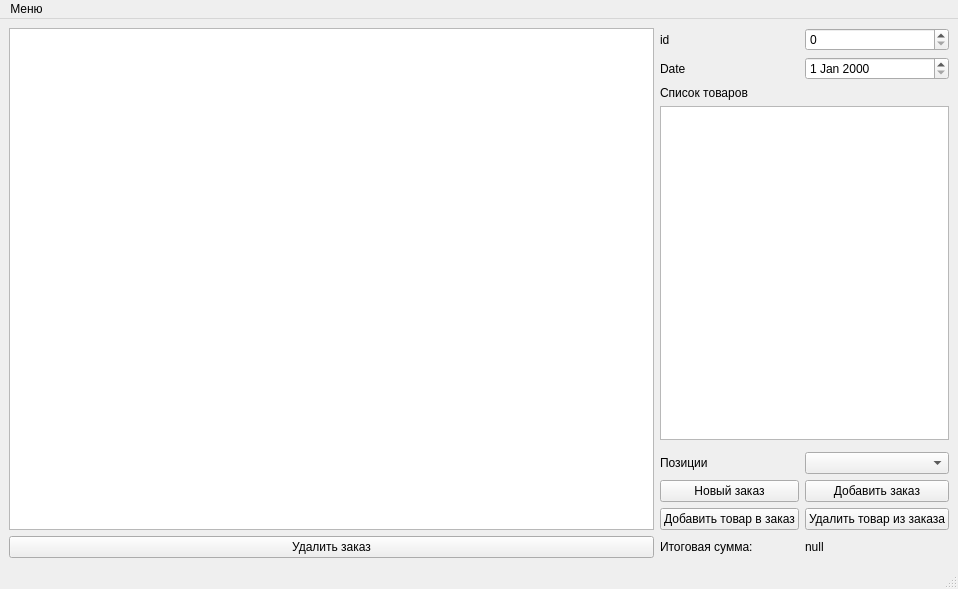
<?xml version="1.0" encoding="UTF-8"?>
<ui version="4.0">
 <class>MainWindow</class>
 <widget class="QMainWindow" name="MainWindow">
  <property name="geometry">
   <rect>
    <x>0</x>
    <y>0</y>
    <width>958</width>
    <height>589</height>
   </rect>
  </property>
  <property name="windowTitle">
   <string>Ресторан</string>
  </property>
  <widget class="QWidget" name="centralwidget">
   <layout class="QGridLayout" name="gridLayout">
    <item row="3" column="1" colspan="2">
     <widget class="QListWidget" name="listWidget"/>
    </item>
    <item row="6" column="2">
     <widget class="QPushButton" name="pushButton_4">
      <property name="text">
       <string>Добавить заказ</string>
      </property>
     </widget>
    </item>
    <item row="6" column="1">
     <widget class="QPushButton" name="pushButton_3">
      <property name="text">
       <string>Новый заказ</string>
      </property>
     </widget>
    </item>
    <item row="8" column="2">
     <widget class="QLabel" name="label_5">
      <property name="text">
       <string>null</string>
      </property>
     </widget>
    </item>
    <item row="7" column="2">
     <widget class="QPushButton" name="pushButton_5">
      <property name="text">
       <string>Удалить товар из заказа</string>
      </property>
     </widget>
    </item>
    <item row="1" column="1">
     <widget class="QLabel" name="label_2">
      <property name="text">
       <string>Date</string>
      </property>
     </widget>
    </item>
    <item row="5" column="2">
     <widget class="QComboBox" name="comboBox"/>
    </item>
    <item row="0" column="1">
     <widget class="QLabel" name="label">
      <property name="text">
       <string>id</string>
      </property>
     </widget>
    </item>
    <item row="5" column="1">
     <widget class="QLabel" name="label_4">
      <property name="text">
       <string>Позиции</string>
      </property>
     </widget>
    </item>
    <item row="7" column="1">
     <widget class="QPushButton" name="pushButton">
      <property name="text">
       <string>Добавить товар в заказ</string>
      </property>
     </widget>
    </item>
    <item row="0" column="0" rowspan="8">
     <widget class="QTableWidget" name="tableWidget">
      <property name="selectionMode">
       <enum>QAbstractItemView::NoSelection</enum>
      </property>
      <property name="selectionBehavior">
       <enum>QAbstractItemView::SelectItems</enum>
      </property>
     </widget>
    </item>
    <item row="8" column="0">
     <widget class="QPushButton" name="pushButton_2">
      <property name="text">
       <string>Удалить заказ</string>
      </property>
     </widget>
    </item>
    <item row="8" column="1">
     <widget class="QLabel" name="label_3">
      <property name="text">
       <string>Итоговая сумма:</string>
      </property>
     </widget>
    </item>
    <item row="0" column="2">
     <widget class="QSpinBox" name="spinBox"/>
    </item>
    <item row="1" column="2">
     <widget class="QDateEdit" name="dateEdit"/>
    </item>
    <item row="2" column="1">
     <widget class="QLabel" name="label_6">
      <property name="text">
       <string>Список товаров</string>
      </property>
     </widget>
    </item>
   </layout>
  </widget>
  <widget class="QMenuBar" name="menubar">
   <property name="geometry">
    <rect>
     <x>0</x>
     <y>0</y>
     <width>958</width>
     <height>21</height>
    </rect>
   </property>
   <widget class="QMenu" name="menu">
    <property name="title">
     <string>Меню</string>
    </property>
    <addaction name="action"/>
    <addaction name="action_2"/>
    <addaction name="action_3"/>
   </widget>
   <addaction name="menu"/>
  </widget>
  <widget class="QStatusBar" name="statusbar"/>
  <action name="action">
   <property name="text">
    <string>Загрузить БД товаров</string>
   </property>
  </action>
  <action name="action_2">
   <property name="text">
    <string>Загрузить список заказов</string>
   </property>
  </action>
  <action name="action_3">
   <property name="text">
    <string>Сохранить список заказов</string>
   </property>
  </action>
 </widget>
 <resources/>
 <connections/>
</ui>
